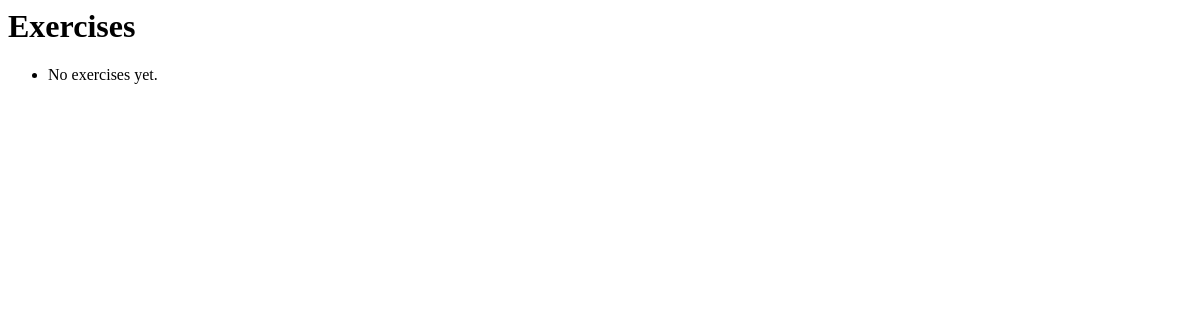
The page /workout/exercise/ on the database as committed earlier.
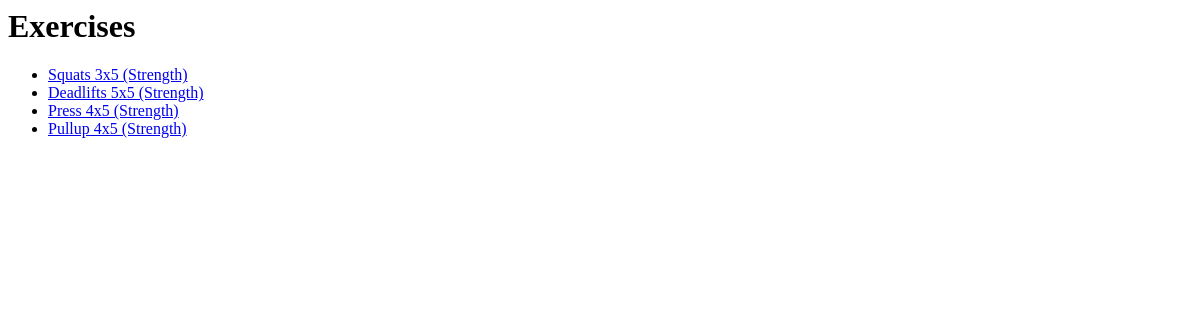
The same page on the database as committed later.
### workout/models.py (models this page shows, shortened)
class Exercise(models.Model):
    name = models.CharField(max_length=512)
    movements = models.ManyToManyField(Movement)
    description = models.CharField(max_length=2048)
    sets = models.IntegerField()
    set_rest = models.IntegerField(default=0) #seconds
    reps = models.IntegerField()
    rep_length = models.IntegerField(default=0) #seconds/meters
    absolute_rep_rest = models.IntegerField(default=None, blank=True,
                                            null=True) #seconds / -1 for ratio
    work_ratio = models.IntegerField(default=None, blank=True, null=True)
    rest_ratio = models.IntegerField(default=None, blank=True, null=True)

### workout/views.py (the view)
# urls.py: path('workout/exercise/', views.ExerciseListView.as_view(),
class ExerciseListView(generic.ListView):
    model = Exercise
    template_name = 'workout/exercise_list.html'
    def get_queryset(self):
        return Exercise.objects.all()

### workout/templates/workout/exercise_list.html (shortened to what this page needs)
<h1>Exercises</h1>
<ul>
{% for exercise in exercise_list %}
<li><a href="/workout/exercise/{{exercise.id}}/">{{ exercise.name }}</a></li>
{% empty %}
	<li>No exercises yet.</li>
{% endfor %}
</ul>

Rows that differ between the two databases and show on the page:
added Exercise: name "Squats 3x5 (Strength)"
added Exercise: name "Deadlifts 5x5 (Strength)"
added Exercise: name "Press 4x5 (Strength)"
added Exercise: name "Pullup 4x5 (Strength)"
Other text that changed with them:
text no longer shown: "No exercises yet."
